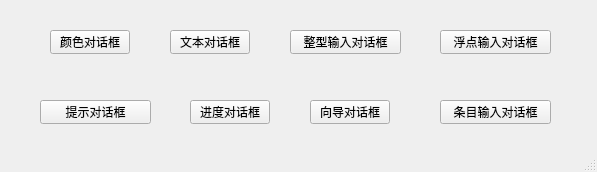
<?xml version="1.0" encoding="UTF-8"?>
<ui version="4.0">
 <class>MainWindow</class>
 <widget class="QMainWindow" name="MainWindow">
  <property name="geometry">
   <rect>
    <x>0</x>
    <y>0</y>
    <width>597</width>
    <height>172</height>
   </rect>
  </property>
  <property name="windowTitle">
   <string>MainWindow</string>
  </property>
  <widget class="QWidget" name="centralwidget">
   <widget class="QPushButton" name="colorBtn">
    <property name="geometry">
     <rect>
      <x>50</x>
      <y>30</y>
      <width>80</width>
      <height>24</height>
     </rect>
    </property>
    <property name="text">
     <string>颜色对话框</string>
    </property>
   </widget>
   <widget class="QPushButton" name="textBtn">
    <property name="geometry">
     <rect>
      <x>170</x>
      <y>30</y>
      <width>80</width>
      <height>24</height>
     </rect>
    </property>
    <property name="text">
     <string>文本对话框</string>
    </property>
   </widget>
   <widget class="QPushButton" name="intDlgBtn">
    <property name="geometry">
     <rect>
      <x>290</x>
      <y>30</y>
      <width>111</width>
      <height>24</height>
     </rect>
    </property>
    <property name="text">
     <string>整型输入对话框</string>
    </property>
   </widget>
   <widget class="QPushButton" name="floatBtn">
    <property name="geometry">
     <rect>
      <x>440</x>
      <y>30</y>
      <width>111</width>
      <height>24</height>
     </rect>
    </property>
    <property name="text">
     <string>浮点输入对话框</string>
    </property>
   </widget>
   <widget class="QPushButton" name="itemBtn">
    <property name="geometry">
     <rect>
      <x>440</x>
      <y>100</y>
      <width>111</width>
      <height>24</height>
     </rect>
    </property>
    <property name="text">
     <string>条目输入对话框</string>
    </property>
   </widget>
   <widget class="QPushButton" name="tipBtn">
    <property name="geometry">
     <rect>
      <x>40</x>
      <y>100</y>
      <width>111</width>
      <height>24</height>
     </rect>
    </property>
    <property name="text">
     <string>提示对话框</string>
    </property>
   </widget>
   <widget class="QPushButton" name="pushButton">
    <property name="geometry">
     <rect>
      <x>190</x>
      <y>100</y>
      <width>80</width>
      <height>24</height>
     </rect>
    </property>
    <property name="text">
     <string>进度对话框</string>
    </property>
   </widget>
   <widget class="QPushButton" name="pushButton_2">
    <property name="geometry">
     <rect>
      <x>310</x>
      <y>100</y>
      <width>80</width>
      <height>24</height>
     </rect>
    </property>
    <property name="text">
     <string>向导对话框</string>
    </property>
   </widget>
  </widget>
  <widget class="QMenuBar" name="menubar">
   <property name="geometry">
    <rect>
     <x>0</x>
     <y>0</y>
     <width>597</width>
     <height>21</height>
    </rect>
   </property>
  </widget>
  <widget class="QStatusBar" name="statusbar"/>
 </widget>
 <resources/>
 <connections/>
</ui>
